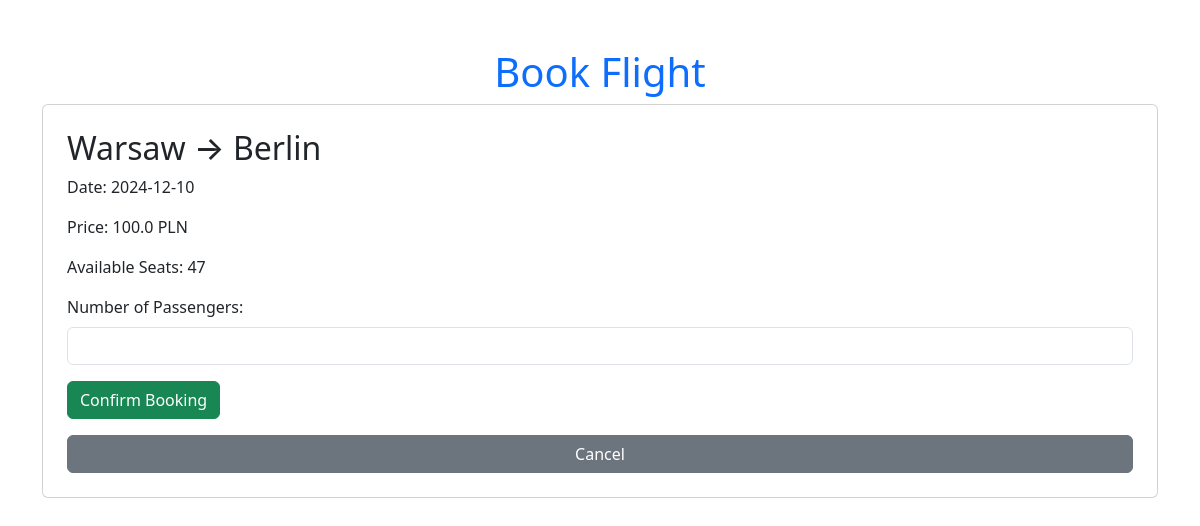
Before: /book/1 (signed in) with the older database file.
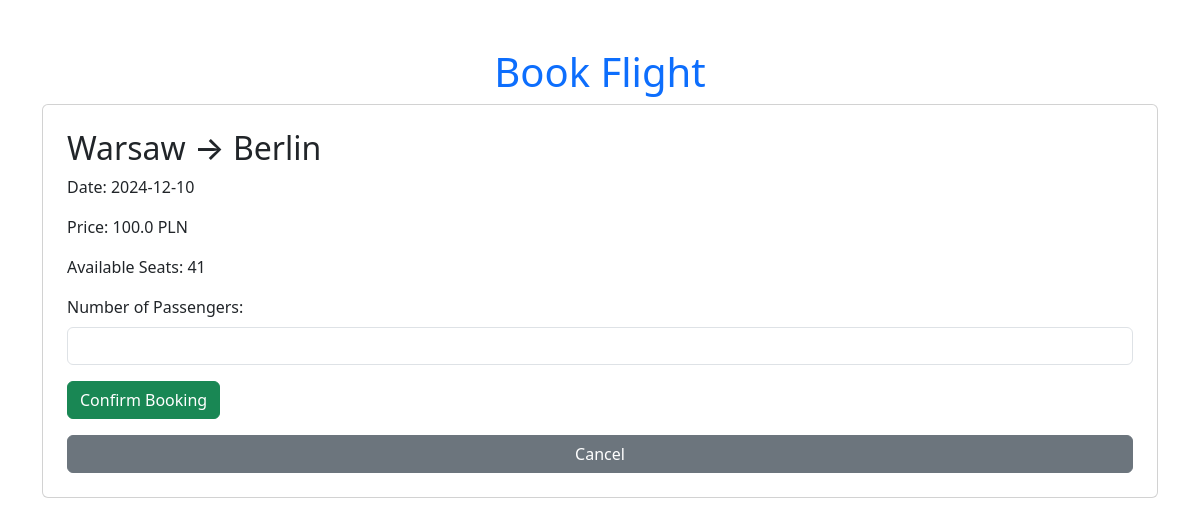
After: the same page with the newer database file.
### app.py (models this page shows)
class Flight(db.Model):
    id = db.Column(db.Integer, primary_key=True)
    departure_city = db.Column(db.String(100), nullable=False)
    arrival_city = db.Column(db.String(100), nullable=False)
    date = db.Column(db.String(100), nullable=False)
    price = db.Column(db.Float, nullable=False)
    available_seats = db.Column(db.Integer, nullable=False)

### app.py (the view, shortened to what this page needs)
@app.route("/book/<int:flight_id>", methods=["GET", "POST"])
@login_required
def book_flight(flight_id):
    flight = Flight.query.get_or_404(flight_id)
    return render_template("book.html", flight=flight)

### app.py (called while the page is built)
@login_manager.user_loader
def load_user(user_id):
    return User.query.get(int(user_id))

    @property
    def is_active(self):
        return True

### templates/book.html (shortened to what this page needs)
<!DOCTYPE html>
<html lang="en">
<head>
    <link href="https://cdn.jsdelivr.net/npm/bootstrap@5.3.0-alpha1/dist/css/bootstrap.min.css" rel="stylesheet">
</head>
<body>
    <div class="container mt-5">
        <h1 class="text-center text-primary">Book Flight</h1>
        <div class="card p-4">
            <h2>{{ flight.departure_city }} → {{ flight.arrival_city }}</h2>
            <p>Date: {{ flight.date }}</p>
            <p>Price: {{ flight.price }} PLN</p>
            <p>Available Seats: {{ flight.available_seats }}</p>
            <form method="POST">
                <div class="mb-3">
                    <label for="passengers" class="form-label">Number of Passengers:</label>
                    <input type="number" id="passengers" name="passengers" class="form-control" min="1" max="{{ flight.available_seats }}" required>
                </div>
                <button type="submit" class="btn btn-success">Confirm Booking</button>
            </form>
            <a href="/" class="btn btn-secondary mt-3">Cancel</a>
        </div>
    </div>
</body>
</html>

Changed rows visible on the page:
changed Flight "Warsaw": available_seats "47" → "41"
